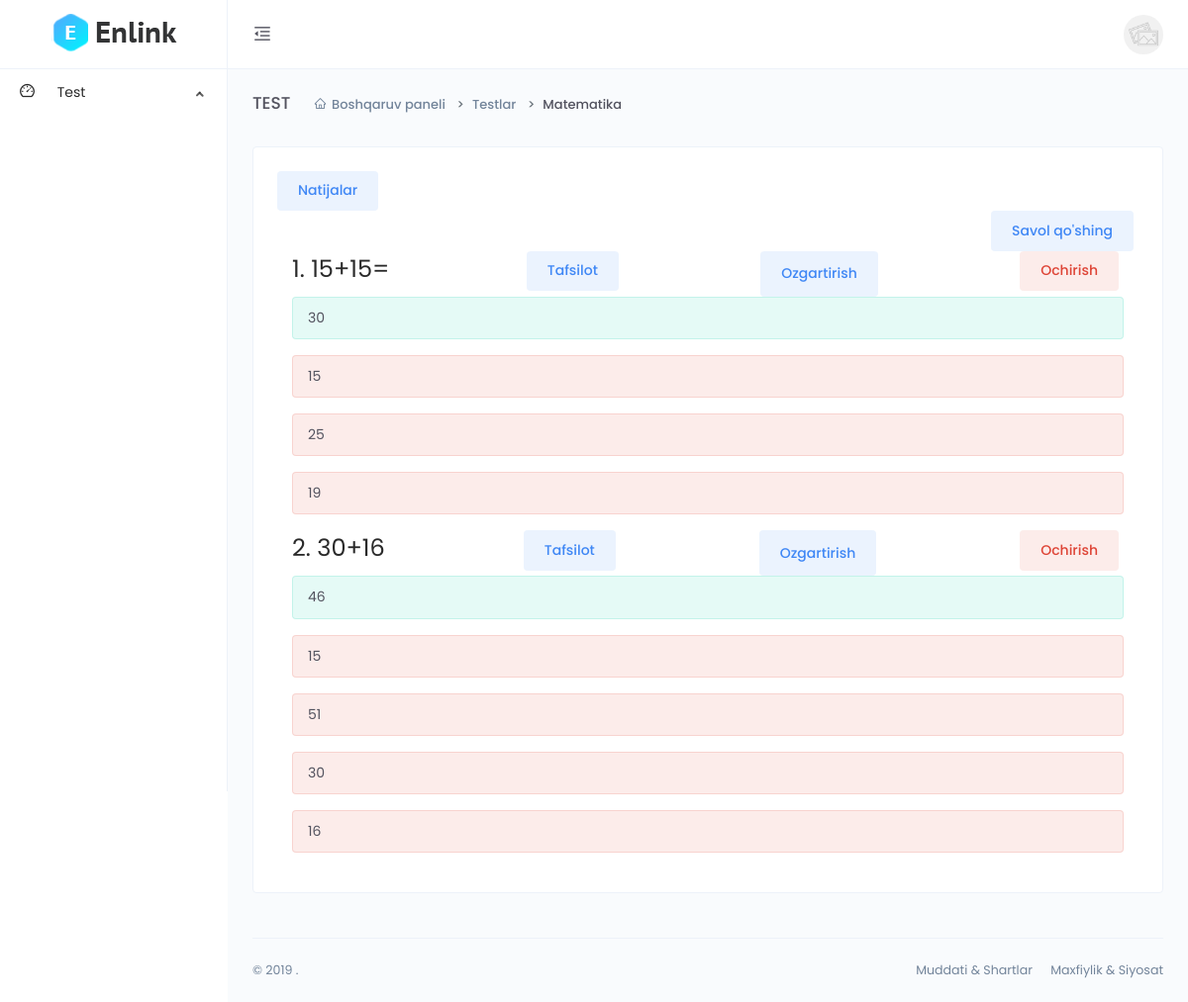
Page /dashboard/quiz-detail/5hFeY10fJoiEyQ9/ (signed in) on the committed database.
### main/models.py (models this page shows, shortened)
class CodeGenerate(models.Model):
    code = models.CharField(max_length=255, blank=True,unique=True)
    class Meta:
        abstract = True

class Quiz(CodeGenerate):
    name = models.CharField(max_length=255)
    author = models.ForeignKey(User, on_delete=models.SET_NULL, null=True)

class Question(CodeGenerate):
    name = models.CharField(max_length=255)
    quiz = models.ForeignKey(Quiz, on_delete=models.CASCADE)
    @property
    def all_options(self):
        return Option.objects.filter(question=self)

class Option(CodeGenerate):
    name = models.CharField(max_length=255)
    question = models.ForeignKey(Question, on_delete=models.CASCADE)
    is_correct = models.BooleanField(default=False)

### dashboard/views.py (the view)
# urls.py: path('quiz-detail/<str:code>/',views.quiz_detail,name='quiz_detail'),
def quiz_detail(request, code):
    quiz = models.Quiz.objects.get(code=code)
    questions = models.Question.objects.filter(quiz=quiz)
    context = {
        'quiz':quiz,
        'questions':questions
    }
    return render(request, 'quiz/detail.html', context)

### templates/quiz/detail.html (shortened to what this page needs)
{% extends 'base.html' %}
{% block content %}
<div class="main-content">
    <div class="page-header">
        <h2 class="header-title">TEST</h2>
        <div class="header-sub-title">
            <nav class="breadcrumb breadcrumb-dash">
                <a href="#" class="breadcrumb-item"><i class="anticon anticon-home m-r-5"></i>Boshqaruv paneli</a>
                <a class="breadcrumb-item" href="#">Testlar</a>
                <span class="breadcrumb-item active">{{quiz.name}}</span>
            </nav>
        </div>
    </div>
    <div class="card">
        <div class="card-body">
            <a class="text-gray" href="{% url 'answer_list' quiz.code %}">
                <button class="btn btn-primary btn-tone m-r-5">Natijalar</button>
            </a>
            <div class="d-flex justify-content-end">
                <a href="{% url 'question_create' quiz.code %}"><button class="btn btn-primary btn-tone m-r-5">Savol qo'shing</button></a>
            </div>
            {% for question in questions %}
            <div class="container">
                <div class="d-flex justify-content-between" >
                    <h2 class="font-weight-normal m-b-10">{{forloop.counter}}. {{question.name}}</h2>
                    <a href="{% url 'question_detail' question.code %}"><button class="btn btn-primary btn-tone m-r-5">Tafsilot</button></a>
                    <button class="btn btn-primary btn-tone m-r-5" data-toggle="modal" data-target="#exampleModal{{forloop.counter}}">Ozgartirish</button>
                    <a href="{% url 'question_delete' question.code %}"><button class="btn btn-danger btn-tone m-r-5">Ochirish</button></a>
                </div>
                {% for option in question.all_options %}
                <div class="alert alert-{% if option.is_correct %}success{% else %}danger{% endif %}">
                    <p>{{option.name}}</p>
                </div>
                {% endfor %}
            </div>
            {% endfor %}
        </div>
    </div>
</div>
{% endblock %}

### templates/base.html (shortened to what this page needs)
<!DOCTYPE html>
<html lang="en">
{% load static %}
<head>
    <link href="{% static 'vendors/bootstrap-datepicker/bootstrap-datepicker.min.css' %}" rel="stylesheet">
    <link href="{% static 'css/app.min.css' %}" rel="stylesheet">
</head>
<body>
    <div class="app">
        <div class="layout">
            {% if  user.is_authenticated %}
            <div class="header">
                <div class="logo logo-dark">
                    <a href="{% url 'index' %}">
                        <img src="{% static 'images/logo/logo.png' %}" alt="Logo">
                    </a>
                </div>
                <div class="nav-wrap">
                    <ul class="nav-left">
                        <li class="desktop-toggle">
                            <a href="javascript:void(0);">
                                <i class="anticon"></i>
                            </a>
                        </li>
                    </ul>
                    {% if user.is_authenticated %}
                    <ul class="nav-right">
                        <li class="dropdown dropdown-animated scale-left">
                            <div class="pointer" data-toggle="dropdown">
                                <div class="avatar avatar-image  m-h-10 m-r-15">
                                    <img src="{% static 'images/avatars/thumb-3.jpg' %}"  alt="">
                                </div>
                            </div>
                        </li>
                    </ul>
                    {% endif %}
                </div>
            </div>
            <div class="side-nav">
                <div class="side-nav-inner">
                    <ul class="side-nav-menu scrollable">
                        <li class="nav-item dropdown">
                            <a class="dropdown-toggle" href="javascript:void(0);">
                                <span class="icon-holder">
                                    <i class="anticon anticon-dashboard"></i>
                                </span>
                                <span class="title">Test</span>
                            </a>
                        </li>
                    </ul>
                </div>
            </div>
            {% endif %}
            <div class="page-container">
                {% block content %}
                {% endblock %}
                <footer class="footer">
                    <div class="footer-content">
                        <p class="m-b-0"> © 2019 .</p>
                        <span>
                            <a href="" class="text-gray m-r-15">Muddati &amp; Shartlar</a>
                            <a href="" class="text-gray">Maxfiylik &amp; Siyosat</a>
                        </span>
                    </div>
                </footer>
            </div>
        </div>
    </div>
</body>
</html>

### rows in the picture
Quiz: name "Matematika"
Question: name "15+15="
Option: name "30"
Option: name "15"
Option: name "25"
Option: name "19"
Question: name "30+16"
Option: name "46"
Option: name "15"
Option: name "51"
Option: name "30"
Option: name "16"
